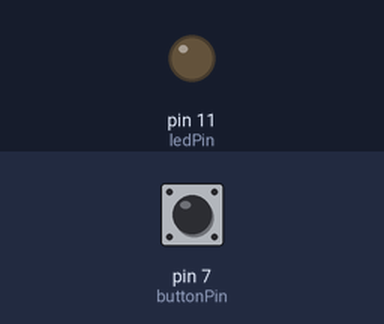
Bench run of a sketch on a simulated Arduino Uno, built with avr-gcc and run on an emulated ATmega328P. On the bench: output pins drawn as LEDs (lit = HIGH). The inputs (shaded band) are chosen by the test bench; at power-on: pin 7 (buttonPin) LOW.

Above: at 1.2 s.
1.3 s: pin 7 (buttonPin) pulled HIGH for 0.15 s
At 1.37 s:
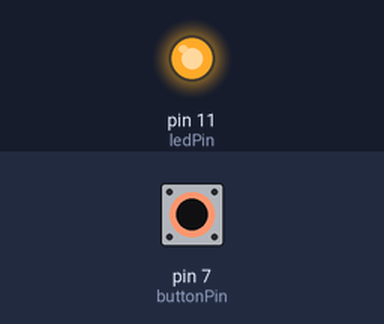
2.9 s: pin 7 (buttonPin) pulled HIGH for 3.2 s
At 6.6 s:
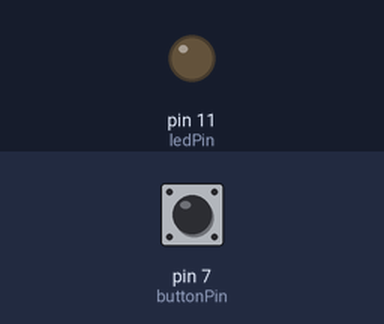
Timing chart, 0 to 8.1 s (numbered marks = the images above; inputs shaded):
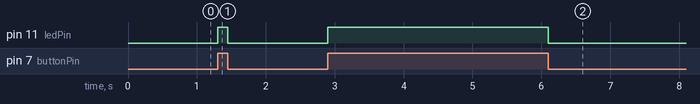

Measured:
- after the input at 1.3 s, pin 11 (ledPin): LOW → HIGH at once, → LOW 0.15 s later
- after the input at 2.9 s, pin 11 (ledPin): LOW → HIGH at once, → LOW 3.2 s later

The sketch:

____LED.ino
```cpp
/*
 * 按钮控制 LED
 *
 * Date: 2026.09.15
 * Author: storm1614.top
 */

const int buttonPin = 7;   // 按键接 D7
const int ledPin = 11;     // LED 接 D11

int buttonState = 0;

void setup() {
    pinMode(buttonPin, INPUT);
    pinMode(ledPin, OUTPUT);
}

void loop() {
    // 读取按键状态
    buttonState = digitalRead(buttonPin);

    if (buttonState == HIGH) {
        // 按下按键
        digitalWrite(ledPin, HIGH);
    } else {
        // 松开按键
        digitalWrite(ledPin, LOW);
    }
}
```
